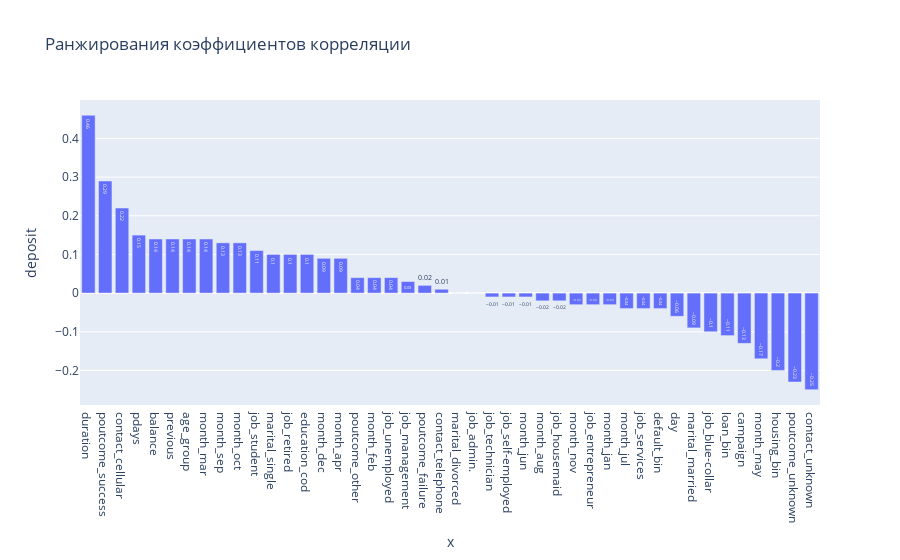

This figure's notebook cell:
### Code cell
corrs = round(df.corr(), 2).drop('deposit', axis=0)

fig = px.bar(corrs['deposit'].sort_values(ascending=False),
             x=list(corrs['deposit'].sort_values(ascending=False).index),
             y='deposit',
             text_auto=True,
             title='Ранжирования коэффициентов корреляции'
             )

fig.show()

### Figure 1 — Plotly figure (JSON) as saved in the notebook; plotly's stock layout.template omitted (floating-point values rounded to 4 significant figures)
{"data": [{"alignmentgroup": "True", "hovertemplate": "x=%{x}<br>deposit=%{y}<extra></extra>", "legendgroup": "", "marker": {"color": "#636efa", "pattern": {"shape": ""}}, "name": "", "offsetgroup": "", "orientation": "v", "showlegend": false, "textposition": "auto", "texttemplate": "%{y}", "type": "bar", "x": ["duration", "poutcome_success", "contact_cellular", "pdays", "balance", "previous", "age_group", "month_mar", "month_sep", "month_oct", "job_student", "marital_single", "job_retired", "education_cod", "month_dec", "month_apr", "poutcome_other", "month_feb", "job_unemployed", "job_management", "poutcome_failure", "contact_telephone", "marital_divorced", "job_admin.", "job_technician", "job_self-employed", "month_jun", "month_aug", "job_housemaid", "month_nov", "job_entrepreneur", "month_jan", "month_jul", "job_services", "default_bin", "day", "marital_married", "job_blue-collar", "loan_bin", "campaign", "month_may", "housing_bin", "poutcome_unknown", "contact_unknown"], "xaxis": "x", "y": [0.46, 0.29, 0.22, 0.15, 0.14, 0.14, 0.14, 0.14, 0.13, 0.13, 0.11, 0.1, 0.1, 0.1, 0.09, 0.09, 0.04, 0.04, 0.04, 0.03, 0.02, 0.01, 0, 0, -0.01, -0.01, -0.01, -0.02, -0.02, -0.03, -0.03, -0.03, -0.04, -0.04, -0.04, -0.06, -0.09, -0.1, -0.11, -0.13, -0.17, -0.2, -0.23, -0.25], "yaxis": "y"}], "layout": {"barmode": "relative", "legend": {"tracegroupgap": 0}, "title": {"text": "Ранжирования коэффициентов корреляции"}, "xaxis": {"anchor": "y", "domain": [0, 1], "title": {"text": "x"}}, "yaxis": {"anchor": "x", "domain": [0, 1], "title": {"text": "deposit"}}}}
